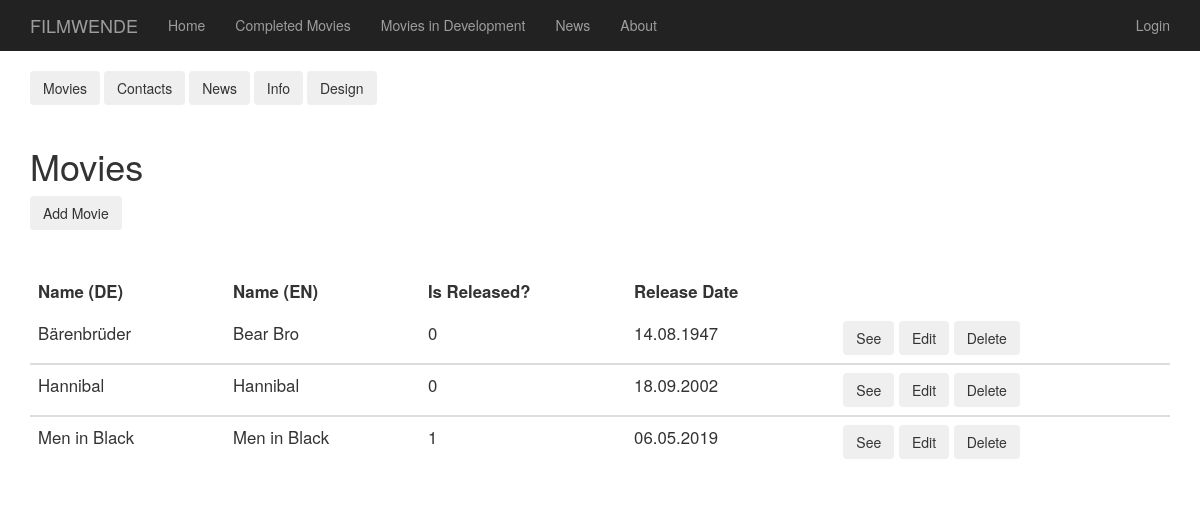
Before: /dashboard_movies with the older database file.
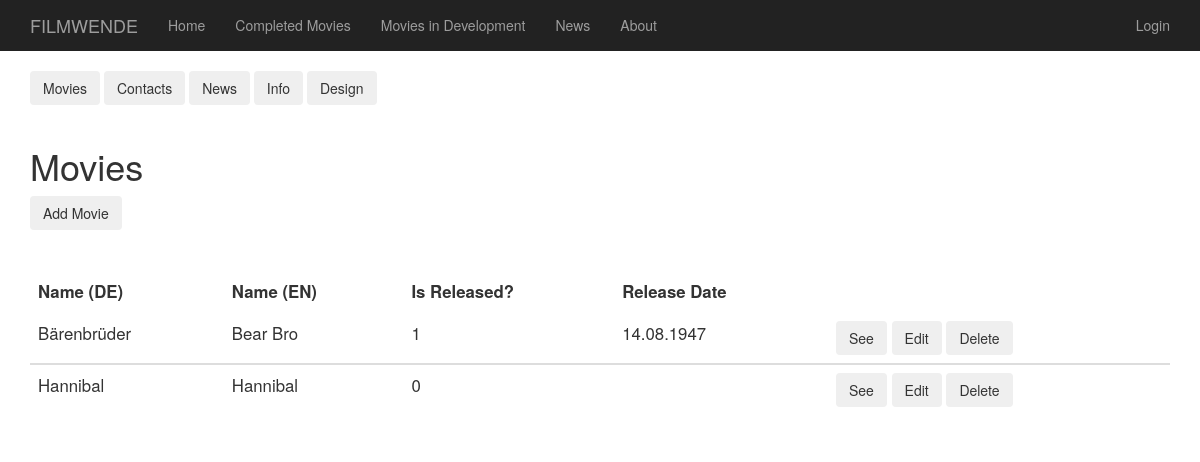
After: the same page with the newer database file.
### app/models.py (models this page shows, shortened)
class Movie(db.Model):
    __tablename__ = "movies"
    id = db.Column(db.Integer, primary_key=True)
    title_DE = db.Column(db.String, unique=True)
    title_EN = db.Column(db.String, unique=True)
    isReleased = db.Column(db.Integer)
    release_date = db.Column(db.String(140))
    format = db.Column(db.String)
    isColored = db.Column(db.Integer)
    language = db.Column(db.String)
    duration = db.Column(db.String)
    synopsis = db.Column(db.String)
    awards = db.Column(db.String)
    screenings = db.Column(db.String)
    supporters = db.Column(db.String)
    directors = db.Column(db.String)
    producers = db.Column(db.String)
    executive_producers = db.Column(db.String)
    editors = db.Column(db.String)
    cinematography = db.Column(db.String)
    sound_recordist = db.Column(db.String)
    sound_mix = db.Column(db.String)
    color = db.Column(db.String)
    image_url = db.Column(db.String)

### app/routes.py (the view)
@login_required
@app.route('/dashboard', methods=['GET', 'POST'])
@app.route ('/dashboard_movies')
def dashboard():
    movies = Movie.query.all()
    return render_template('dashboard_movies.html', movies = movies)

### app/templates/dashboard_movies.html
{% extends "base2.html" %}
{% block content %}
<div class="container">
  {% include '_dashboard.html' %}
  <div class="col"><hr></div>
  <h1>Movies</h1>
  <button type="button" class="btn btn-outline-secondary" onclick ="window.location = '/edit_movie';"> Add Movie</button>
  <div class="col"><hr></div>
  {% if movies | length > 0 %}
  <table class="table">
    <thead>
      <tr>
        <th scope="col">Name (DE)</th>
        <th scope="col">Name (EN)</th>
        <th scope="col">Is Released?</th>
        <th scope="col">Release Date</th>
        <th scope="col"></th>
      </tr>
    </thead>
    {%for movie in movies%}
    <tbody>
      <tr>
        <td>{{movie.title_DE }}</td>
        <td>{{movie.title_EN}}</td>
        <td>{{movie.isReleased}}</td>
        <td>{{movie.release_date}}</td>
        <td>
          <button type="button" class="btn btn-outline-secondary" onclick ="window.location = '/movies/{{movie.title_DE}}';"> See </button>
          <button type="button" class="btn btn-outline-secondary" onclick ="window.location = '/edit_movie?id={{movie.id}}';"> Edit </button>
          <button type="button" class="btn btn-outline-secondary" onclick ="window.location = '/delete_movie?id={{movie.id}}';"> Delete </button>
        </td>
      </tr>
    </tbody>
    {%endfor%}
  </table>
{%else%}
  <i>No movie yet.</i>
{%endif%}
  </div>
{%endblock%}

Changed rows visible on the page:
removed Movie: title_DE "Men in Black", title_EN "Men in Black", isReleased "1", release_date "06.05.2019"
changed Movie "Bärenbrüder": isReleased "0" → "1"
changed Movie "Hannibal": release_date "18.09.2002" → (not shown)
